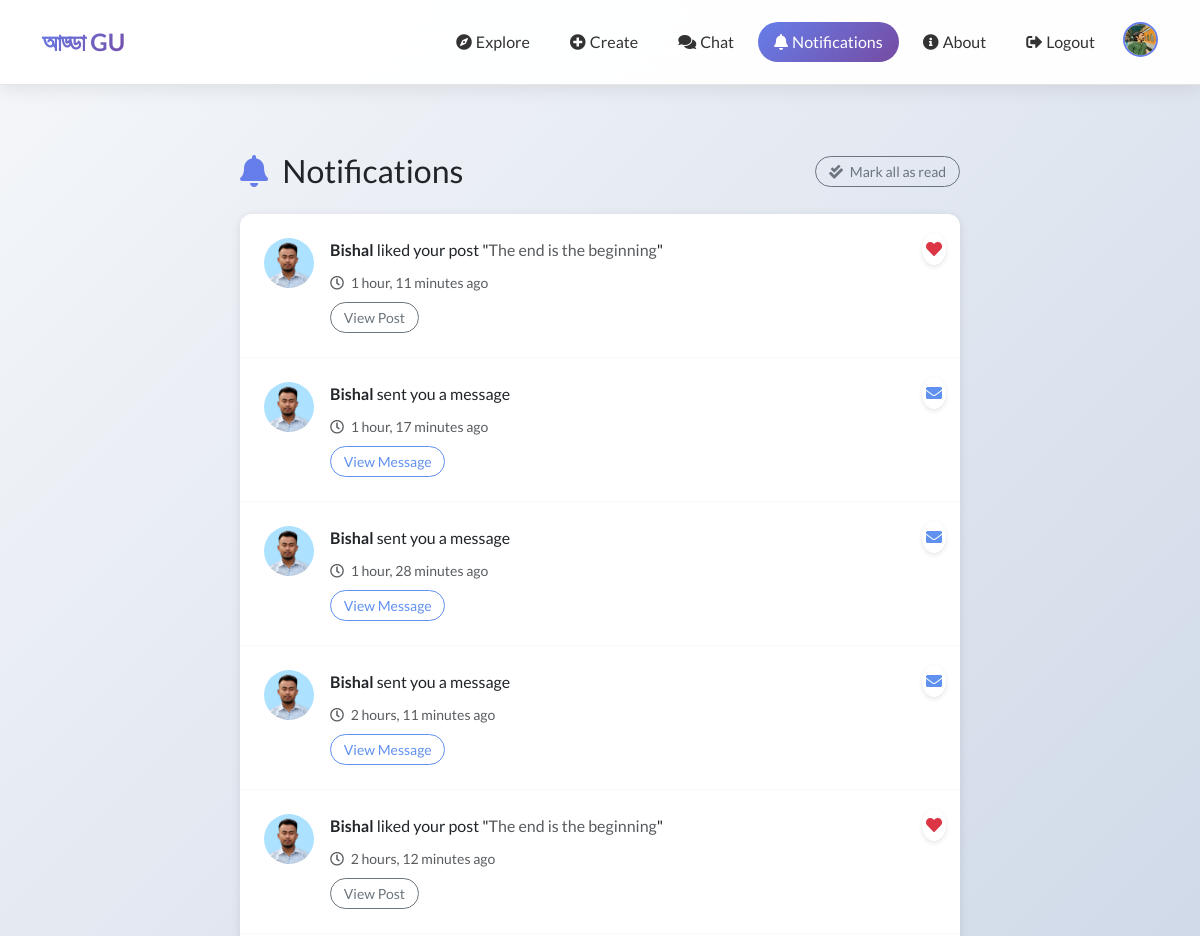
Page /users/notifications/ (signed in, upper part) on the earlier database version.
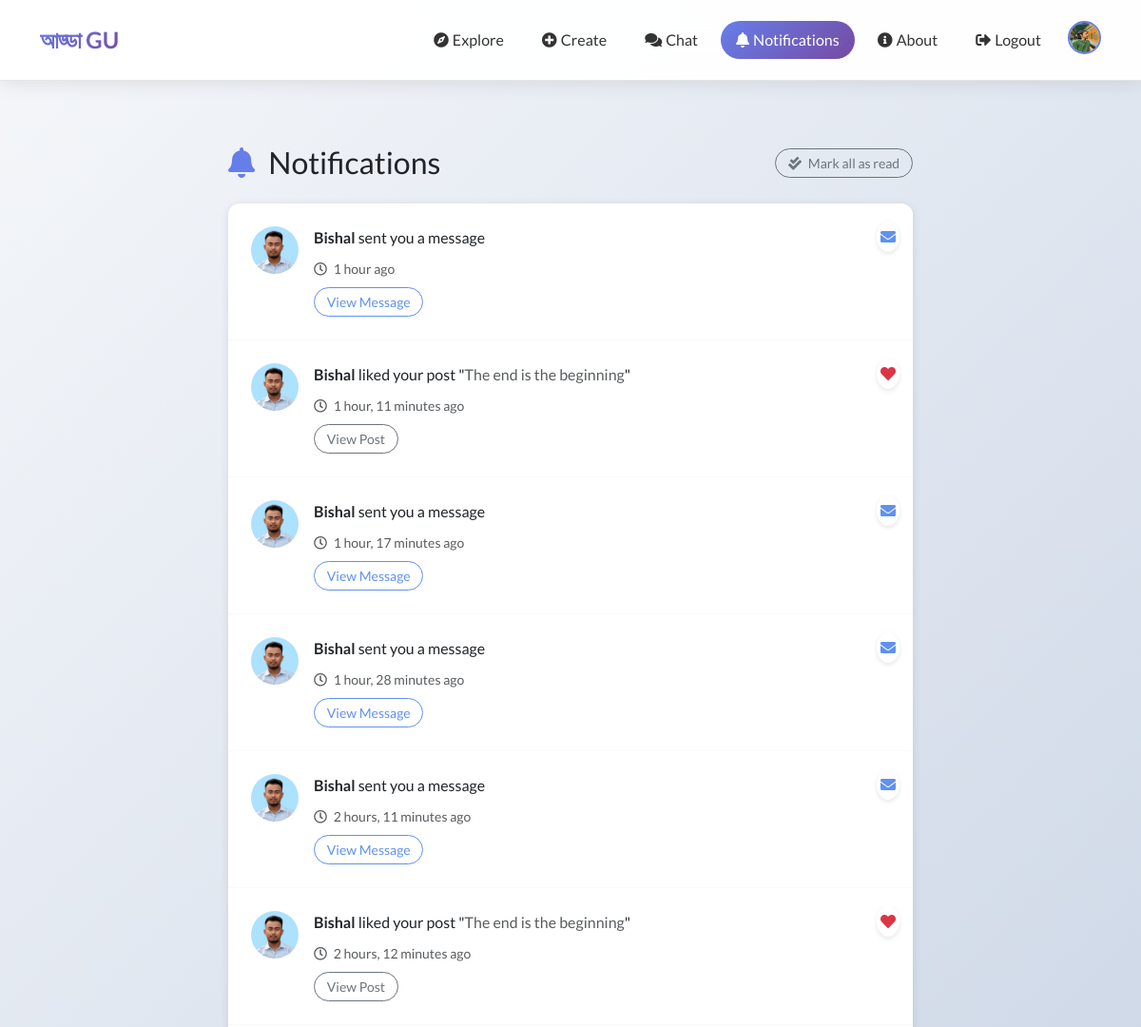
Same page on the later database version.
### users/models.py (models this page shows, shortened)
class Notification(models.Model):
    NOTIFICATION_TYPES = (
        ('follow', 'Follow'),
        ('like', 'Like'),
        ('comment', 'Comment'),
        ('message', 'Message'),
    )
    recipient = models.ForeignKey(CustomUser, on_delete=models.CASCADE, related_name='notifications')
    sender = models.ForeignKey(CustomUser, on_delete=models.CASCADE, related_name='sent_notifications')
    notification_type = models.CharField(max_length=20, choices=NOTIFICATION_TYPES)
    message = models.TextField()
    is_read = models.BooleanField(default=False)
    created_at = models.DateTimeField(default=timezone.now)
    blog_post = models.ForeignKey('blogs.BlogPost', on_delete=models.CASCADE, blank=True, null=True)
    class Meta:
        ordering = ['-created_at']
    def get_time_since(self):
        from django.utils.timesince import timesince
        return timesince(self.created_at)

class CustomUser(AbstractUser):
    bio = models.TextField(blank=True, null=True)
    profile_picture = models.ImageField(upload_to='profile_pictures/',blank=True,null=True)
    followers = models.ManyToManyField('self', related_name='following', symmetrical=False, blank=True)

### blogs/models.py (models this page shows, shortened)
class BlogPost(models.Model):
    author = models.ForeignKey(settings.AUTH_USER_MODEL, on_delete=models.CASCADE)
    title = models.CharField(max_length=200)
    content = models.TextField()
    created_at = models.DateTimeField(auto_now_add=True)
    blogimage = models.ImageField(upload_to='blogimages/',blank=True,null=True)

### users/views.py (the view)
# urls.py: path('notifications/', views.notifications_view, name='notifications'),
@login_required
def notifications_view(request):
    notifications = Notification.objects.filter(recipient=request.user).order_by('-created_at')
    notifications.update(is_read=True)
    context = {
        'notifications': notifications,
    }
    return render(request, 'users/notifications.html', context)

### users/templates/users/notifications.html (shortened to what the changed rows need)
{% extends 'base.html' %}
{% load static %}
{% block content %}
<div class="container py-4">
    <div class="row justify-content-center">
        <div class="col-lg-8">
            <div class="d-flex justify-content-between align-items-center mb-4">
                <h2 class="mb-0">
                    <i class="fas fa-bell me-2" style="color: #667eea;"></i>
                    Notifications
                </h2>
            </div>
            {% if notifications %}
                <div class="notification-list">
                    {% for notification in notifications %}
                    <div class="notification-item {% if not notification.is_read %}unread{% endif %}"
                         data-notification-id="{{ notification.id }}">
                        <div class="d-flex align-items-start">
                            <div class="flex-shrink-0 me-3">
                                <a href="{% url 'user_profile' notification.sender.username %}">
                                    {% if notification.sender.profile_picture %}
                                        <img src="{{ notification.sender.profile_picture.url }}"
                                             alt="{{ notification.sender.username }}"
                                             class="rounded-circle notification-avatar">
                                    {% else %}
                                        <div class="rounded-circle notification-avatar placeholder-avatar d-flex align-items-center justify-content-center">
                                            {{ notification.sender.username.0|upper }}
                                        </div>
                                    {% endif %}
                                </a>
                            </div>
                            <div class="flex-grow-1">
                                <div class="notification-content">
                                    <div class="notification-icon">
                                        {% if notification.notification_type == 'follow' %}
                                            <i class="fas fa-user-plus text-primary"></i>
                                        {% elif notification.notification_type == 'like' %}
                                            <i class="fas fa-heart text-danger"></i>
                                        {% elif notification.notification_type == 'comment' %}
                                            <i class="fas fa-comment text-success"></i>
                                        {% elif notification.notification_type == 'message' %}
                                            <i class="fas fa-envelope text-info"></i>
                                        {% endif %}
                                    </div>
                                    <div class="notification-text">
                                        <strong>{{ notification.sender.username }}</strong>
                                        {% if notification.notification_type == 'follow' %}
                                            started following you
                                        {% elif notification.notification_type == 'like' %}
                                            liked your post
                                            {% if notification.blog_post %}
                                                "<a href="{% url 'blog_detail' notification.blog_post.id %}" class="text-decoration-none">{{ notification.blog_post.title|truncatechars:30 }}</a>"
                                            {% endif %}
                                        {% elif notification.notification_type == 'comment' %}
                                            commented on your post
                                            {% if notification.blog_post %}
                                                "<a href="{% url 'blog_detail' notification.blog_post.id %}" class="text-decoration-none">{{ notification.blog_post.title|truncatechars:30 }}</a>"
                                            {% endif %}
                                        {% elif notification.notification_type == 'message' %}
                                            sent you a message
                                        {% endif %}
                                    </div>
                                    <div class="notification-time">
                                        <small class="text-muted">
                                            <i class="far fa-clock me-1"></i>
                                            {{ notification.get_time_since }} ago
                                        </small>
                                    </div>
                                </div>
                                <div class="notification-actions mt-2">
                                    {% if notification.notification_type == 'follow' %}
                                        <a href="{% url 'user_profile' notification.sender.username %}"
                                           class="btn btn-sm btn-outline-primary">
                                            View Profile
                                        </a>
                                    {% elif notification.notification_type == 'message' %}
                                        <a href="{% url 'chat' notification.sender.username %}"
                                           class="btn btn-sm btn-outline-info">
                                            View Message
                                        </a>
                                    {% elif notification.blog_post %}
                                        <a href="{% url 'blog_detail' notification.blog_post.id %}"
                                           class="btn btn-sm btn-outline-secondary">
                                            View Post
                                        </a>
                                    {% endif %}
                                </div>
                            </div>
                        </div>
                    </div>
                    {% endfor %}
                </div>
            {% endif %}
        </div>
    </div>
</div>
{% endblock %}

Differences in the rows shown:
added Notification: sender.profile_picture (picture), notification_type "message" (drawn), sender.username "Bishal", get_time_since "1 hour"
